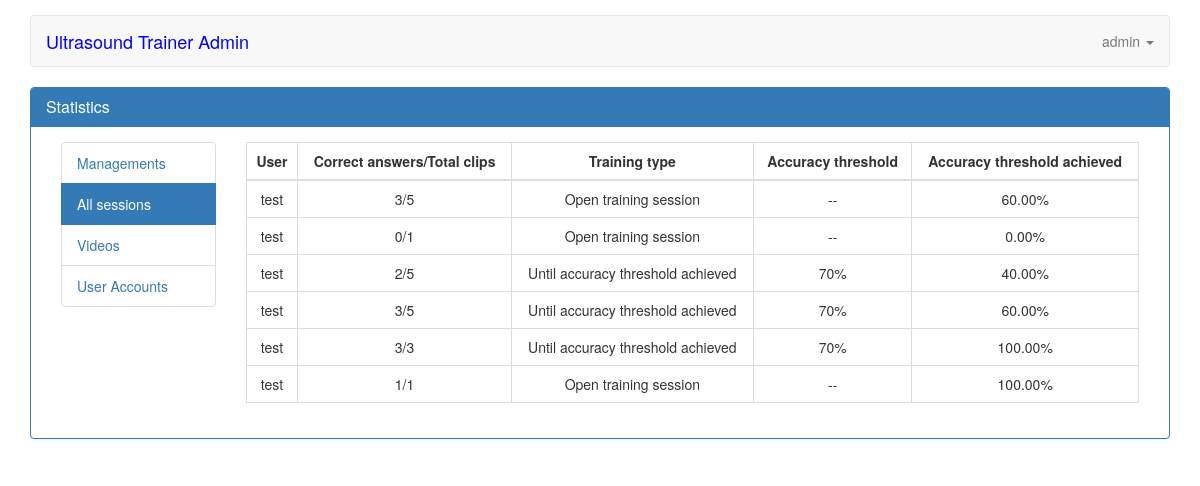
The page /statistics (signed in) on the database as committed earlier.
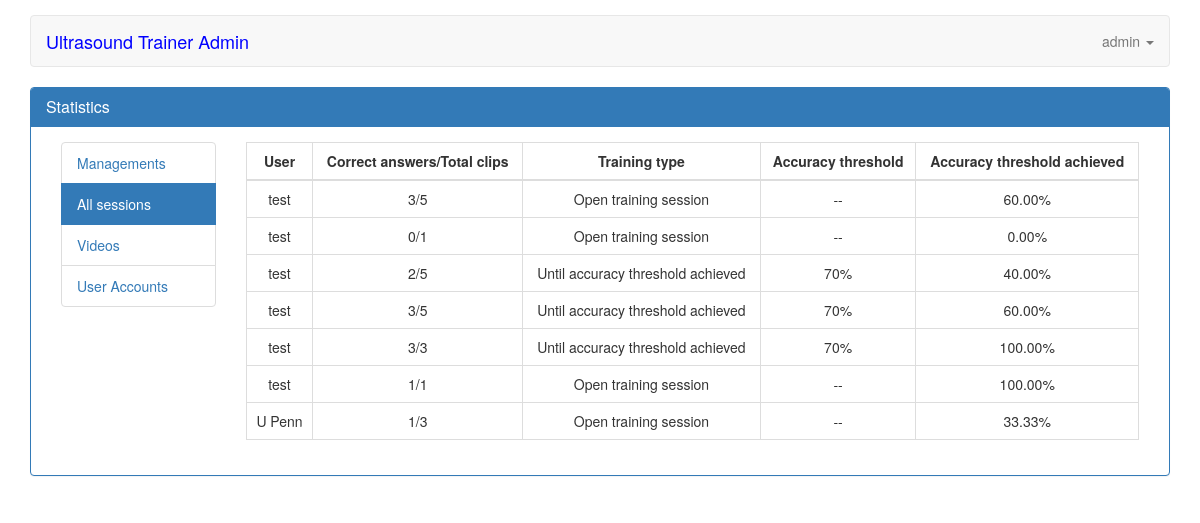
The same page on the database as committed later.
### servey/models.py (models this page shows, shortened)
class Result(models.Model):
    user = models.ForeignKey(User, related_name='user_result', on_delete=models.CASCADE)
    date = models.DateTimeField(default=datetime.datetime.utcnow, blank=True)
    close = models.BooleanField(default=False, verbose_name="Test is close?", blank=True)
    training_type = models.CharField(choices=TRAINING_TYPE, blank=True, null=True, max_length=255)
    accuracy = models.CharField(max_length=255, choices=ACCURACY_THRESHOLD, blank=True, null=True)
    created_at = models.DateTimeField(auto_now_add=True)
    updated_at = models.DateTimeField(auto_now=True)
    @property
    def get_user(self):
        return User.objects.get(pk=self.user_id)
    @property
    def total_answer(self):
        return self.result_detail.count()
    @property
    def correct_answer(self):
        is_true = 0
        total_video = Video.objects.values('id', 'answer')
        detail = ResultDetail.objects.filter(result=self).values('video_id', 'answer')
        for video in total_video:
            for b in detail:
                if video.get('id') == b.get('video_id'):
                    diff = video.get('answer') == b.get('answer')
                    if diff:
                        is_true += 1
        return is_true
    @property
    def accuracy_count(self):
        context = {}
        check = ResultDetail.objects.filter(result=self.id)
        accuracy = '0.00'
        if check is not None:
            count_question = ResultDetail.objects.filter(result=self.id).count()
            total_answer = ResultDetail.objects.filter(result=self.id)
            context['true'] = 0
            context['false'] = 0
            for query_answer in total_answer:
                video = query_answer.video.answer
                answer_result = query_answer.answer
                if video == answer_result:
                    context['true'] += 1
                else:
                    context['false'] += 1
            if count_question > 0:
                accuracy = format(Decimal(context['true'] * 100 / count_question), '.2f')
        return accuracy

class ResultDetail(models.Model):
    result = models.ForeignKey(Result, on_delete=models.CASCADE, null=True, related_name='result_detail',)
    video = models.ForeignKey(Video, blank=True, on_delete=models.CASCADE, related_name='video_result')
    answer = models.IntegerField(blank=True)
    created_at = models.DateTimeField(auto_now_add=True)
    updated_at = models.DateTimeField(auto_now=True)

class Video(models.Model):
    ANSWER_CHOICE = (
        (1, 'Normal'),
        (2, 'Moderately reduced',),
        (3, 'Severely reduced',)
    )
    path = models.FileField(blank=True, verbose_name="Upload video (mp4, mkv)", max_length=255, upload_to='videos/', validators=[validate_file_extension])
    title = models.TextField(blank=True, verbose_name="Title question")
    answer = models.IntegerField(choices=ANSWER_CHOICE, default=1)
    created_at = models.DateTimeField(auto_now_add=True)
    updated_at = models.DateTimeField(auto_now=True)

### servey/views.py (the view)
@user_passes_test(lambda u: u.is_superuser)
def result_session(request):
    if request.user.is_authenticated:
        list = Result.objects.all()
        total_result = Pager.view(request, list)
        context = {
            "total_result": total_result,
        }
        return render(request, 'statistical/result_session.html', context)
    else:
        return JsonResponse({"status": False, "messages": "Authentication required"},safe=False)

### servey/models.py (called while the page is built)
    def view(request, list):
        page = request.GET.get('page', 1)
        paginator = Paginator(list, ITEMS_PER_PAGE)
        try:
            model = paginator.page(page)
        except PageNotAnInteger:
            model = paginator.page(1)
        except EmptyPage:
            model = paginator.page(paginator.num_pages)
        return model

### templatetags/path_tags.py (called while the page is built)
@register.simple_tag
def is_video_path(path):
    if path == '/videos' or path.startswith('/video/'):
        return 'active'
    return ''

@register.simple_tag
def is_user_path(path):
    if path == '/user_account' or path.startswith('/profile/'):
        return 'active'
    return ''

### templates/statistical/result_session.html (shortened to what this page needs)
{% extends 'statistical/index.html' %}
{% block main %}
    <div class="col-md-10">
        <div class="table-responsive">
            <table class="table table-bordered table-hover">
                <thead>
                    <tr>
                        <th class="text-center">User</th>
                        <th class="text-center">Correct answers/Total clips</th>
                        <th class="text-center">Training type</th>
                        <th class="text-center">Accuracy threshold</th>
                        <th class="text-center">Accuracy threshold achieved</th>
                    </tr>
                    </thead>
                <tbody>
                    {% for item in total_result %}
                    <tr class="text-center">
                        <td>{{ item.get_user.username }}</td>
                        <td>{{ item.correct_answer }}/{{ item.total_answer }}</td>
                        <td>{{ item.training_type }}</td>
                        <td>{% if item.accuracy %}{{ item.accuracy }} {% else %} {{ "--" }}{% endif %}</td>
                        <td>{{ item.accuracy_count }}%</td>
                    </tr>
                    {% endfor %}
                </tbody>
            </table>
        </div>
    </div>
{% endblock %}

Rows that differ between the two databases and show on the page:
added Result: get_user.username "U Penn", correct_answer "1", total_answer "3", training_type "Open training session", value "--", accuracy_count "33.33"
